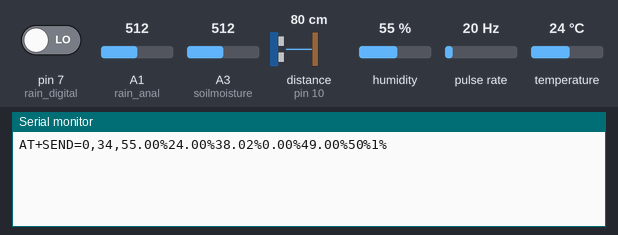
A sketch run on a simulated Arduino Uno, built with avr-gcc and run on an emulated ATmega328P. On the bench: the last lines printed to the serial monitor. Wiring (inferred from the names in the program): ultrasonic range finder: trigger pin 11; echo pin 10; pulse sensor: data pin 2. The inputs (shaded band) are chosen by the test bench; at power-on: distance to the obstacle (sensor on pin 10) 80 cm, humidity 55 %, pulse rate 20 Hz, A1 (rain_anal) = 512, A3 (soilmoisture) = 512, pin 7 (rain_digital) LOW, temperature 24 °C. The echo pulse lasts 58.3 µs per cm.

Above: at 1.2 s.
1.3 s: distance to the obstacle (sensor on pin 10) set to 2 cm
At 2.6 s:
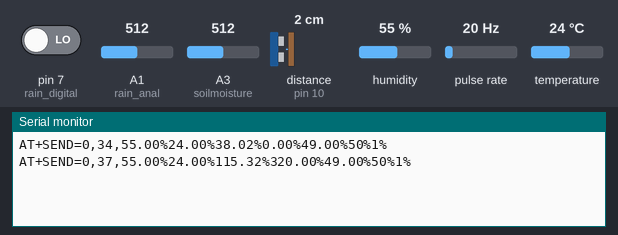
2.8 s: humidity set to 22 %
At 4.2 s:
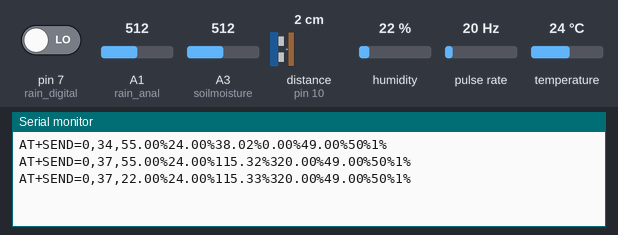
4.3 s: pulse rate (sensor on pin 2) set to 4 Hz
5.8 s: A1 (rain_anal) set to 716
At 7.0 s:
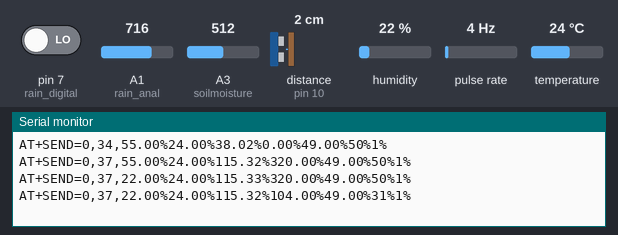
7.3 s: A3 (soilmoisture) set to 716
At 8.6 s:
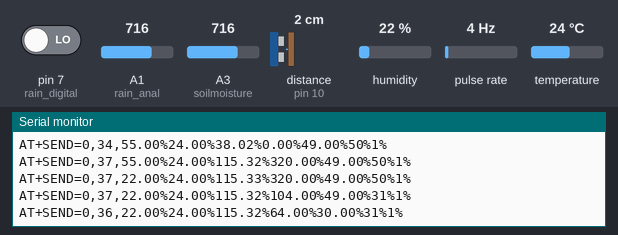
8.8 s: pin 7 (rain_digital) driven HIGH
At 10.8 s:
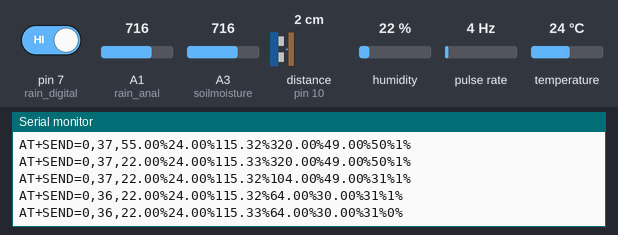
Timing chart, 0 to 11.3 s (numbered marks = the images above; inputs shaded):
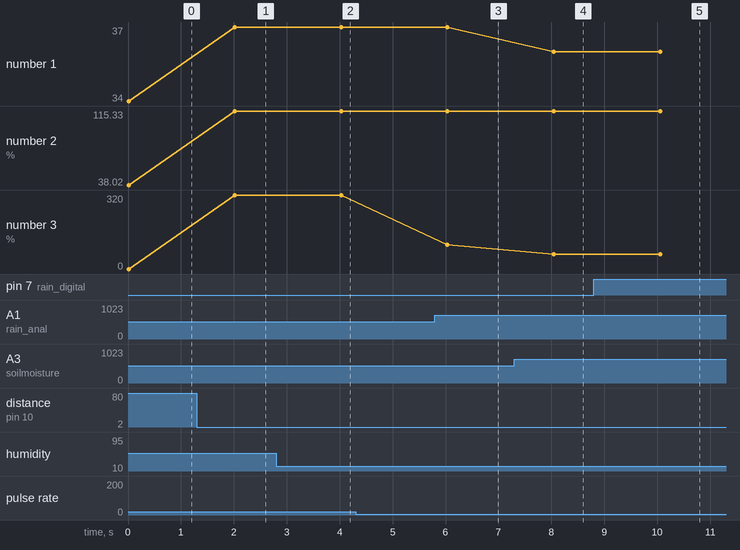

The sketch:

Transmitterflashflood.ino
```cpp
//////////////////////////////////////////include_libraries/////////////////////////////////
#include <DHT.h>
#include <DHT_U.h>
#include <RTClib.h>
#include <Wire.h>
#include <SoftwareSerial.h>


/////////////////////////////////////////define_pins////////////////////////////////////////

//#define Rainpin 3   //raingauge
//bool bucketPositionA = false;
//const double bucketAmount = 0.2794; //1 tip= 0.2794 mm
//double hourlyRain = 0.0;

#define DHTPIN 4    //temerature and humidity
#define DHTTYPE DHT22
DHT dht(DHTPIN, DHTTYPE);
float hum=0;
float temp=0;

long pMillis=0;

volatile int flow_frequency;    //flowmeter
double L_per_hr;
int flowsensor = 2;
unsigned long currentTime;
unsigned long cloopTime;
double times;
int soilmoisture= A3;  //soilmoisture
double soilmoisturevalue;
double soilmoisturepercentage;

int trigPin=11;   //ultrasonicsensor
int echoPin=10;
long duration;
double distanceCm=0;

int data_length;  //sending with AT commands
String sensorsdata;

int rain_anal=A1;
int rain_digital=7;
int rain_value;
int rain_percentage;
int rain_digit;
int rain_inverse;
///////////////////////////////////////interrupt_function_for_flowmeter////////////////////////

void flow ()
{
  flow_frequency++;
}

//////////////////////////////////////void_setup_function//////////////////////////////////////

void setup(){

  //pinMode(Rainpin, INPUT);   //raingauge
   pinMode (trigPin, OUTPUT);  //ultrasonic sensor
   pinMode (echoPin, INPUT);

   pinMode(rain_anal, INPUT);
   pinMode(rain_digital, INPUT);
  pinMode(flowsensor, INPUT);  //flowmeter
  digitalWrite(flowsensor, HIGH);
  Serial.begin(115200);
  attachInterrupt(0, flow, RISING);
  sei();
  currentTime = millis();
  cloopTime = currentTime;
  dht.begin();  //temperature and humidity
 }

//////////////////////////////////////void_loop_function///////////////////////////////////////

void loop() {

  MultipleSensors();
  send_data(sensorsdata , data_length);
  delay(2000);
  sensorsdata = "";
}

/////////////////////////////multiple_sensors to read sensor values//////////////////////////


void MultipleSensors()
{

//rainsensor////
rain_value=analogRead(rain_anal);
rain_percentage=map(rain_value,0,1023,99,1);
rain_inverse=digitalRead(rain_digital);
if (rain_inverse==1)
{rain_digit=0;}
else if(rain_inverse==0)
{rain_digit=1;}

 //temperature and humidity////////
 hum = dht.readHumidity();
 temp= dht.readTemperature();

 //flowmeter////////
  currentTime = millis();
  if(currentTime >= (cloopTime + 1000))
  { cloopTime = currentTime; // Updates cloopTime
    L_per_hr = (flow_frequency * 60/ 7.5);        //Take counted pulses in the last second and multiply by 2.25mL
    flow_frequency = 0; }// Reset Counter

 //ultrasonicsensor/////////
  digitalWrite(trigPin,LOW);  // Clears the trigPin
  delayMicroseconds(2);
  digitalWrite(trigPin,HIGH); // Sets the trigPin on HIGH state for 10 micro seconds
  delayMicroseconds(10);
  digitalWrite(trigPin,LOW);
  duration = pulseIn(echoPin, HIGH);   //To receive the reflected signal.
  distanceCm= 117- duration*0.0340/2;

 //soilmoisture
 soilmoisturevalue=analogRead(soilmoisture);
 soilmoisturepercentage=map(soilmoisturevalue,1023,0,0,100);


 ///send
sensorsdata=sensorsdata+ hum + "%" + temp + "%" + distanceCm + "%" + L_per_hr+ "%" + soilmoisturepercentage+ "%" +rain_percentage + "%"+ rain_digit+ "%";
data_length=sensorsdata.length();
}

////////////////sending_data_using_AT_commands////////////////////////////////////////////////////

void send_data(String sensorvalue, int valuelength)
{
  String mymessage;
  mymessage = mymessage + "AT+SEND=0" + "," + valuelength + "," + sensorvalue + "\r";
  Serial.println(mymessage);
}
```

Measured:
- after the input at 1.3 s, the serial monitor: prints a new line after 0.72 s (image 1)
- after the input at 2.8 s, the serial monitor: prints a new line after 1.2 s (image 2)
- after the input at 5.8 s, the serial monitor: prints a new line after 0.24 s (image 3)
- after the input at 7.3 s, the serial monitor: prints a new line after 0.75 s (image 4)
- after the input at 8.8 s, the serial monitor: prints a new line after 1.3 s (image 5)
- plotted number 1: 34 → 37 after the input at 1.3 s
- plotted number 2: 38.02 → 115.32 after the input at 1.3 s, 115.32 → 115.33 after the input at 2.8 s, 115.32 → 115.33 after the input at 8.8 s
